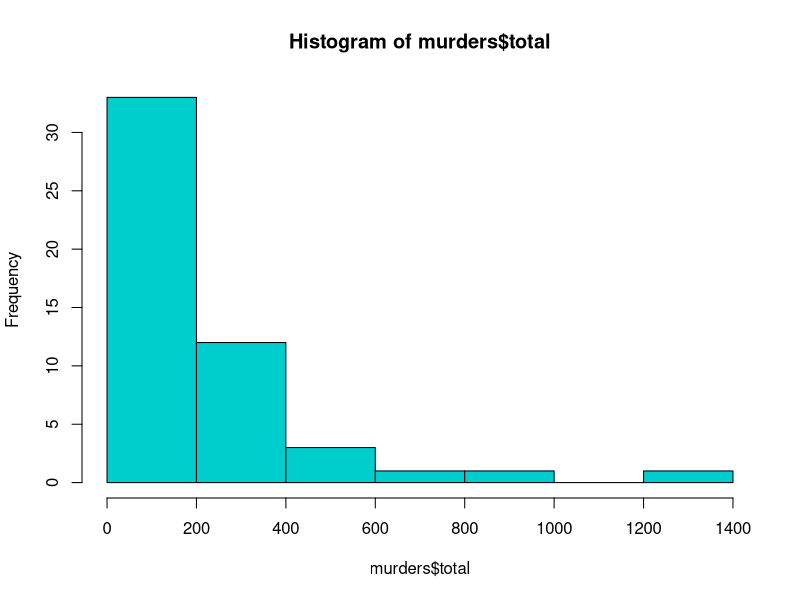
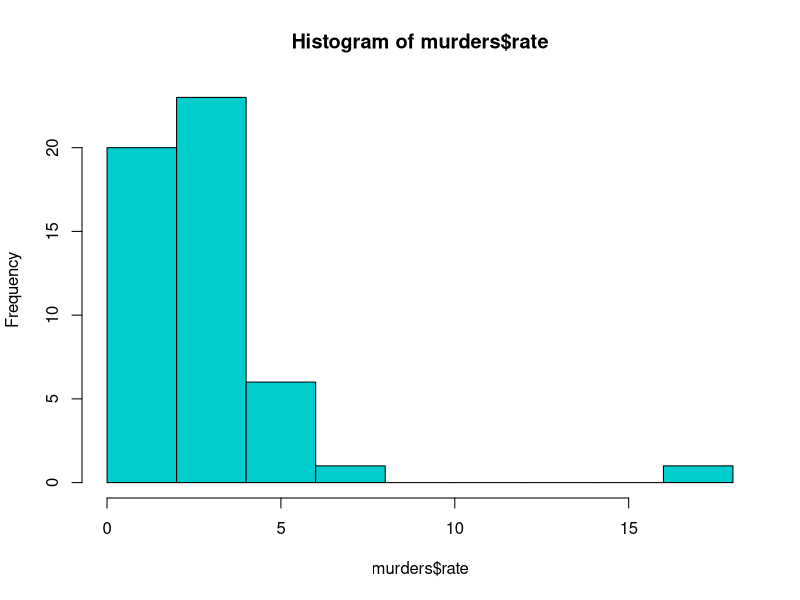
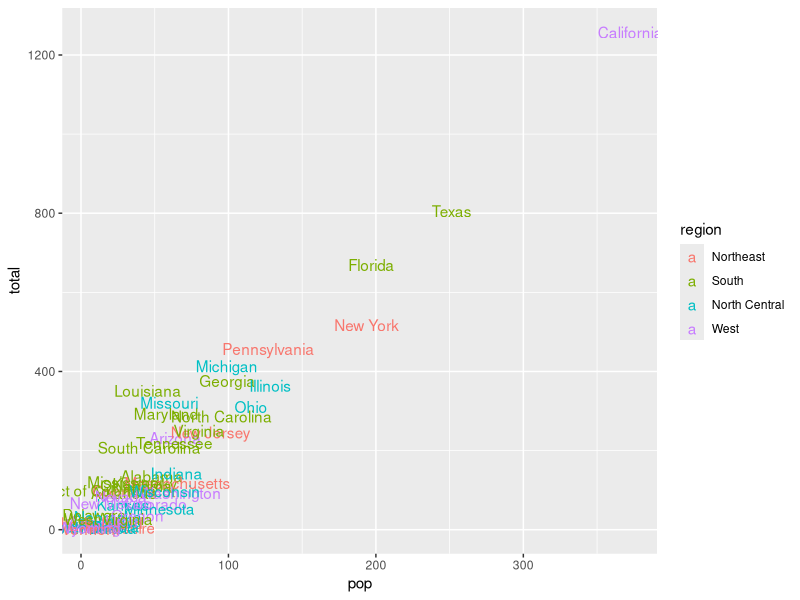
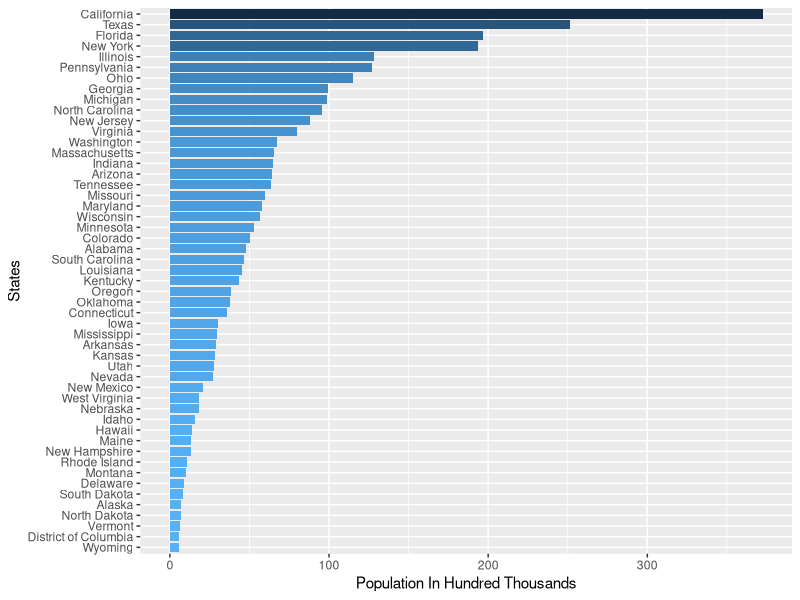
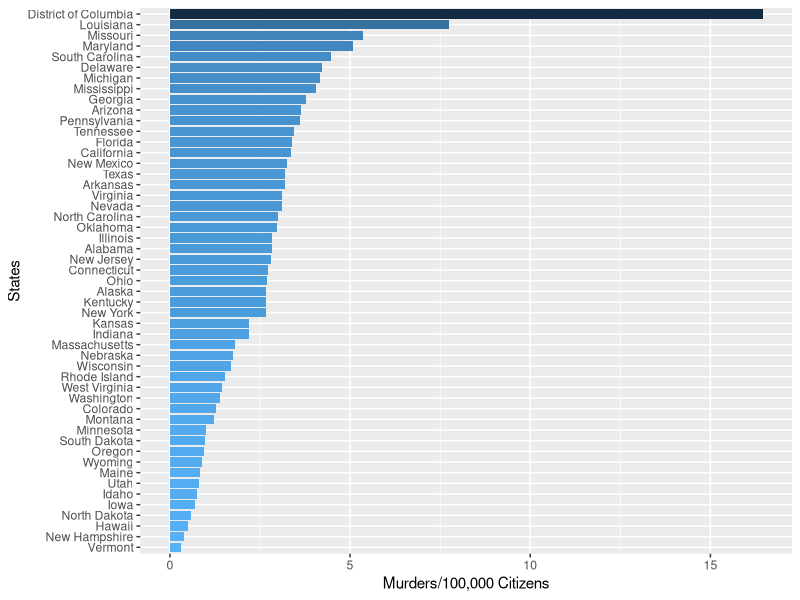

The R source for these figures, in order:
# Load the packages ------------------------------------------------

library(dslabs)
library(tidyverse)
library(dplyr)
data("murders")
# us_gun_murder <- save(murders, file = "murders.rda")


# Exploring the data  ----------------------------------------------
str(murders)
head(murders)
table(is.na(murders))
murders <- murders %>% mutate(rate = total/population *10^5)
head(murders)
hist(murders$total, col = "cyan 3")
hist(murders$rate, col = "cyan 3")

# California appear to be the state with hightest murder total 

murders %>% mutate(pop= population /10^5) %>%
  ggplot(aes(pop,total, color = region, label = state)) +
  geom_text()

# looking at the population total does it mean California has the
# highest murder rate per every 100,000 citizen?

murders %>%                              #  order of state by population
  mutate(state = reorder(state, population),
         pop = population /10^5) %>%    
  ggplot(aes(pop, state, fill = -pop))+
  geom_col()+
  xlab("Population In Hundred Thousands")+
  ylab("States")+
  theme(legend.position = "none")
  
  

# checking the order of state by murders rate.
# Notice California is no longer the state with the highest murder rate.
murders %>% 
  mutate(state = reorder(state, rate)) %>% 
  ggplot(aes(rate, state, fill = -rate))+
  geom_col()+
  xlab("Murders/100,000 Citizens")+
  ylab("States")+
  theme(legend.position = "none")
